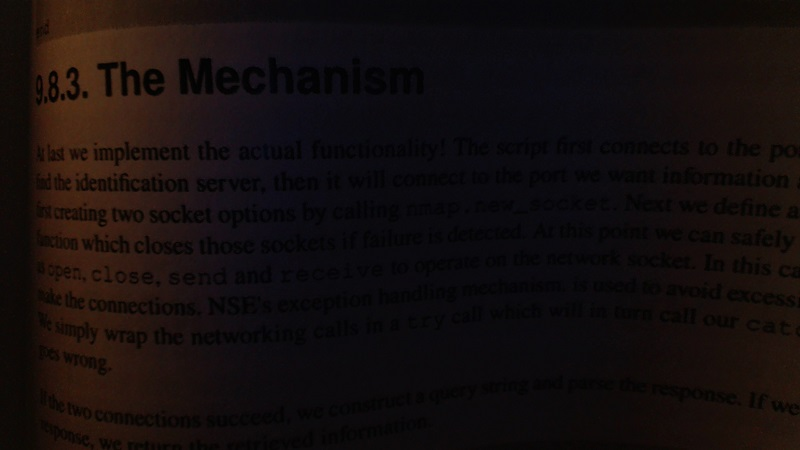
#> input picture PRACTICA_5_Humbrales/bookpage.jpg, 800 x 450 px
$ python 'P5_Humbrales Pt.3.py'
#> lines starting #> are read from the running program, lines starting #| are printed output that depends on the picture; after the words box and inside, x2 and y2 are one past the last pixel; in counts of white or black regions, pixels touching at a corner belong together
import numpy as np
import matplotlib.pyplot as plt
import cv2

# Cargar la imagen (asegúrate de tener una imagen de una página de un libro)
img = cv2.imread('bookpage.jpg')  # Reemplaza con el path de tu imagen
#> img is the input picture: shape (450, 800, 3); mean B, G, R 13.4, 13.6, 20.3
gray = cv2.cvtColor(img, cv2.COLOR_BGR2GRAY)  # Convertir a escala de grises
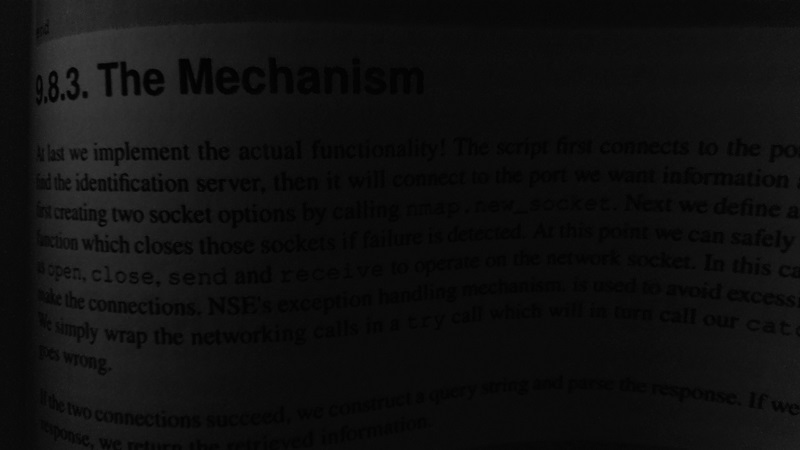
#> gray: shape (450, 800); min 0, max 64, mean 15.6

# Definir el valor máximo para los píxeles umbralizados
max_val = 255

# Variar los parámetros para observar los efectos

# Primer caso:
thresh1 = cv2.adaptiveThreshold(
    gray, max_val, cv2.ADAPTIVE_THRESH_MEAN_C, cv2.THRESH_BINARY, 11, 2)
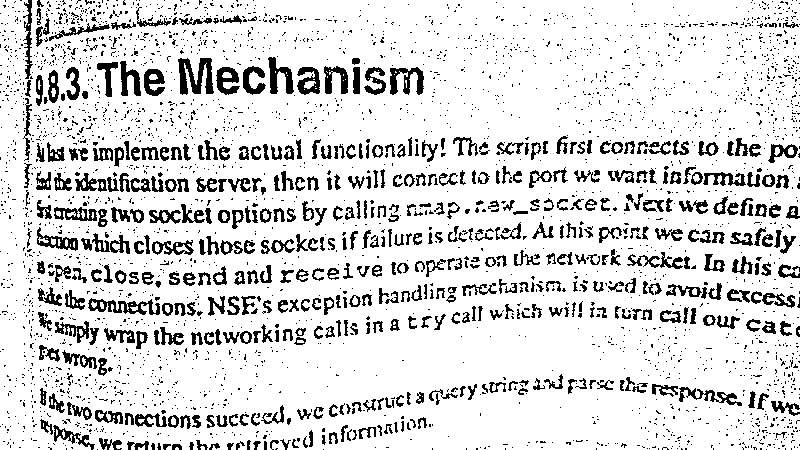
#> thresh1: shape (450, 800); 85.5% white; 3368 black regions (2869 under 20 px), largest, box (x1, y1, x2, y2) and area: (178, 58, 214, 95) 782, (88, 298, 160, 315) 552, (390, 67, 424, 95) 510

# Segundo caso:
thresh2 = cv2.adaptiveThreshold(
    gray, max_val, cv2.ADAPTIVE_THRESH_MEAN_C, cv2.THRESH_BINARY, 55, 2)
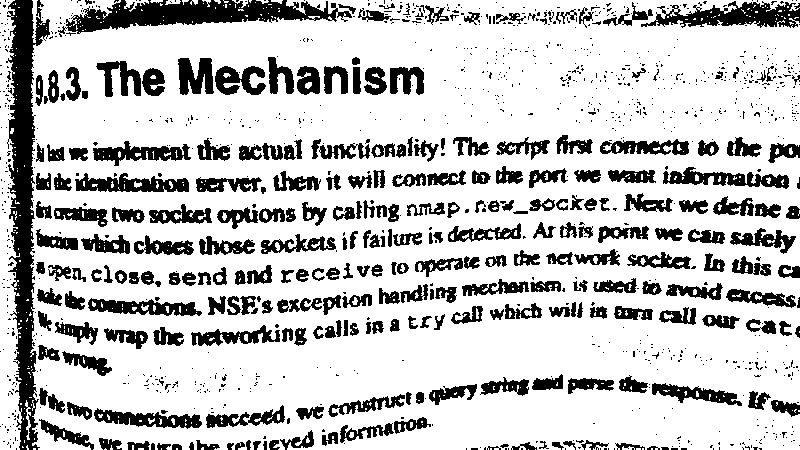
#> thresh2: shape (450, 800); 77.3% white; 1214 black regions (942 under 20 px), largest, box (x1, y1, x2, y2) and area: (6, 0, 50, 450) 8535, (58, 0, 352, 37) 5004, (641, 1, 800, 28) 2295

# Tercer caso:
thresh3 = cv2.adaptiveThreshold(
    gray, max_val, cv2.ADAPTIVE_THRESH_GAUSSIAN_C, cv2.THRESH_BINARY, 11, 2)
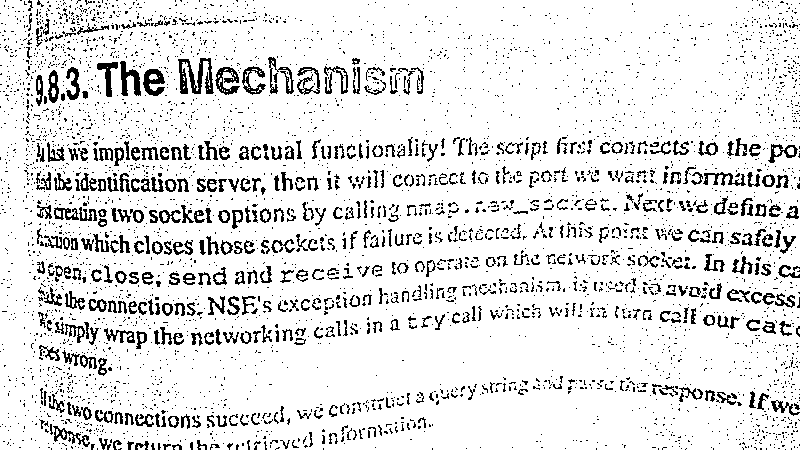
#> thresh3: shape (450, 800); 88.7% white; black in thin lines or dots

# Cuarto caso:
thresh4 = cv2.adaptiveThreshold(
    gray, max_val, cv2.ADAPTIVE_THRESH_GAUSSIAN_C, cv2.THRESH_BINARY, 55, 2)
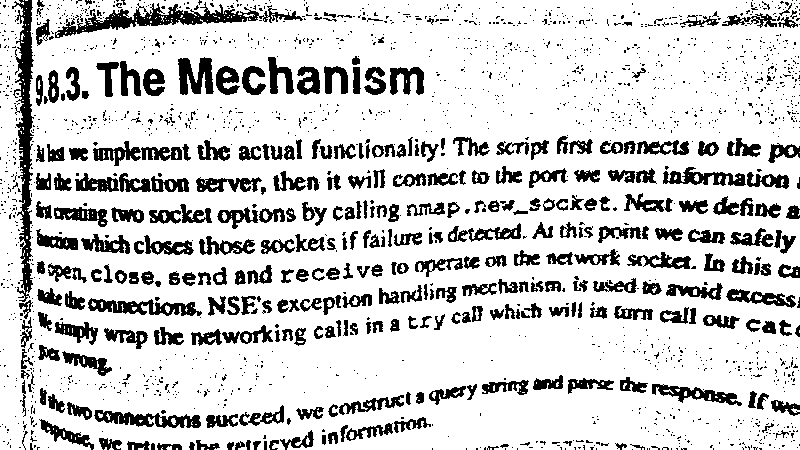
#> thresh4: shape (450, 800); 81.4% white; 1947 black regions (1621 under 20 px), largest, box (x1, y1, x2, y2) and area: (12, 0, 34, 302) 2947, (55, 2, 303, 38) 2500, (88, 298, 202, 316) 1032

# Mostrar los resultados en distintas ventanas para comparar los efectos
plt.figure(figsize=(12, 12))

# Primer umbral adaptativo
plt.subplot(2, 2, 1)
plt.imshow(thresh1, cmap='gray')
plt.title("Caso 1: BLOQUE=110, C=2")
plt.axis('off')

# Segundo umbral adaptativo
plt.subplot(2, 2, 2)
plt.imshow(thresh2, cmap='gray')
plt.title("Caso 2: BLOQUE=55, C=2")
plt.axis('off')

# Tercer umbral adaptativo (gaussiano)
plt.subplot(2, 2, 3)
plt.imshow(thresh3, cmap='gray')
plt.title("Caso 3: GAUSSIANO, BLOQUE=110, C=2")
plt.axis('off')

# Cuarto umbral adaptativo (gaussiano)
plt.subplot(2, 2, 4)
plt.imshow(thresh4, cmap='gray')
plt.title("Caso 4: GAUSSIANO, BLOQUE=55, C=2")
plt.axis('off')

# Mostrar todas las imágenes
plt.tight_layout()
plt.show()
